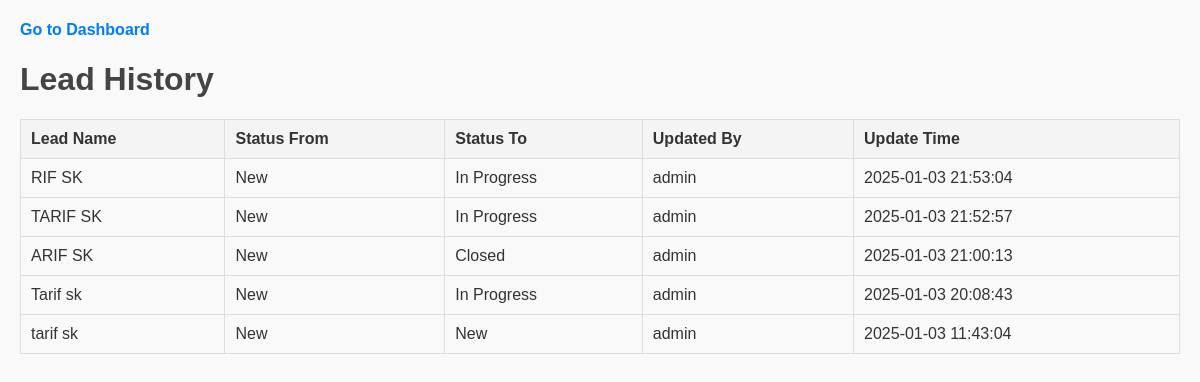
The app's page /lead_history.php (signed in) with its own data.
### tables this page shows
CREATE TABLE `lead_history` (
  `id` int(11) NOT NULL,
  `lead_id` int(11) NOT NULL,
  `status_from` enum('New','In Progress','Closed') DEFAULT NULL,
  `status_to` enum('New','In Progress','Closed') DEFAULT NULL,
  `updated_by` int(11) NOT NULL,
  `update_time` datetime DEFAULT current_timestamp()
);

CREATE TABLE `leads` (
  `id` int(11) NOT NULL,
  `name` varchar(255) NOT NULL,
  `email` varchar(255) NOT NULL,
  `phone` varchar(15) NOT NULL,
  `status` enum('New','In Progress','Closed') NOT NULL,
  `assigned_to` int(11) DEFAULT NULL,
  `date_added` datetime DEFAULT current_timestamp(),
  `last_updated` datetime DEFAULT current_timestamp()
);

CREATE TABLE `users` (
  `id` int(11) NOT NULL,
  `username` varchar(50) NOT NULL,
  `password` varchar(255) NOT NULL,
  `role` enum('Admin','Employee') NOT NULL
);

### lead_history.php (the view, shortened to what this page needs)
<?php
require 'db.php';
$query = "SELECT lh.*, l.name AS lead_name, u.username AS updated_by_user
          FROM lead_history lh
          JOIN leads l ON lh.lead_id = l.id
          JOIN users u ON lh.updated_by = u.id
          ORDER BY lh.update_time DESC";
$result = $conn->query($query);
?>
<!DOCTYPE html>
<html>
<head>
    <link rel="stylesheet" href="styles.css">
</head>
<body>
<h4><a href="dashboard.php">Go to Dashboard</a></h4>
<h1>Lead History</h1>
<table border="1">
    <thead>
        <tr>
            <th>Lead Name</th>
            <th>Status From</th>
            <th>Status To</th>
            <th>Updated By</th>
            <th>Update Time</th>
        </tr>
    </thead>
    <tbody>
        <?php while ($row = $result->fetch_assoc()): ?>
            <tr>
                <td><?= $row['lead_name'] ?></td>
                <td><?= $row['status_from'] ?></td>
                <td><?= $row['status_to'] ?></td>
                <td><?= $row['updated_by_user'] ?></td>
                <td><?= $row['update_time'] ?></td>
            </tr>
        <?php endwhile; ?>
    </tbody>
</table>
</body>
</html>

### styles.css (style rules this page uses)
body { font-family: Arial, sans-serif; margin: 20px; padding: 0; background-color: #f9f9f9; color: #333; }
h1, h2 { color: #444; }
a { color: #007bff; text-decoration: none; }
table { width: 100%; border-collapse: collapse; margin-bottom: 20px; }
table th, table td { padding: 10px; border: 1px solid #ddd; text-align: left; }
table th { background-color: #f4f4f4; }

### records on screen
lead_history: lead.name "RIF SK", status_from "New", status_to "In Progress", updated_by.username "admin", update_time "2025-01-03 21:53:04"
lead_history: lead.name "TARIF SK", status_from "New", status_to "In Progress", updated_by.username "admin", update_time "2025-01-03 21:52:57"
lead_history: lead.name "ARIF SK", status_from "New", status_to "Closed", updated_by.username "admin", update_time "2025-01-03 21:00:13"
lead_history: lead.name "Tarif sk", status_from "New", status_to "In Progress", updated_by.username "admin", update_time "2025-01-03 20:08:43"
lead_history: lead.name "tarif sk", status_from "New", status_to "New", updated_by.username "admin", update_time "2025-01-03 11:43:04"
